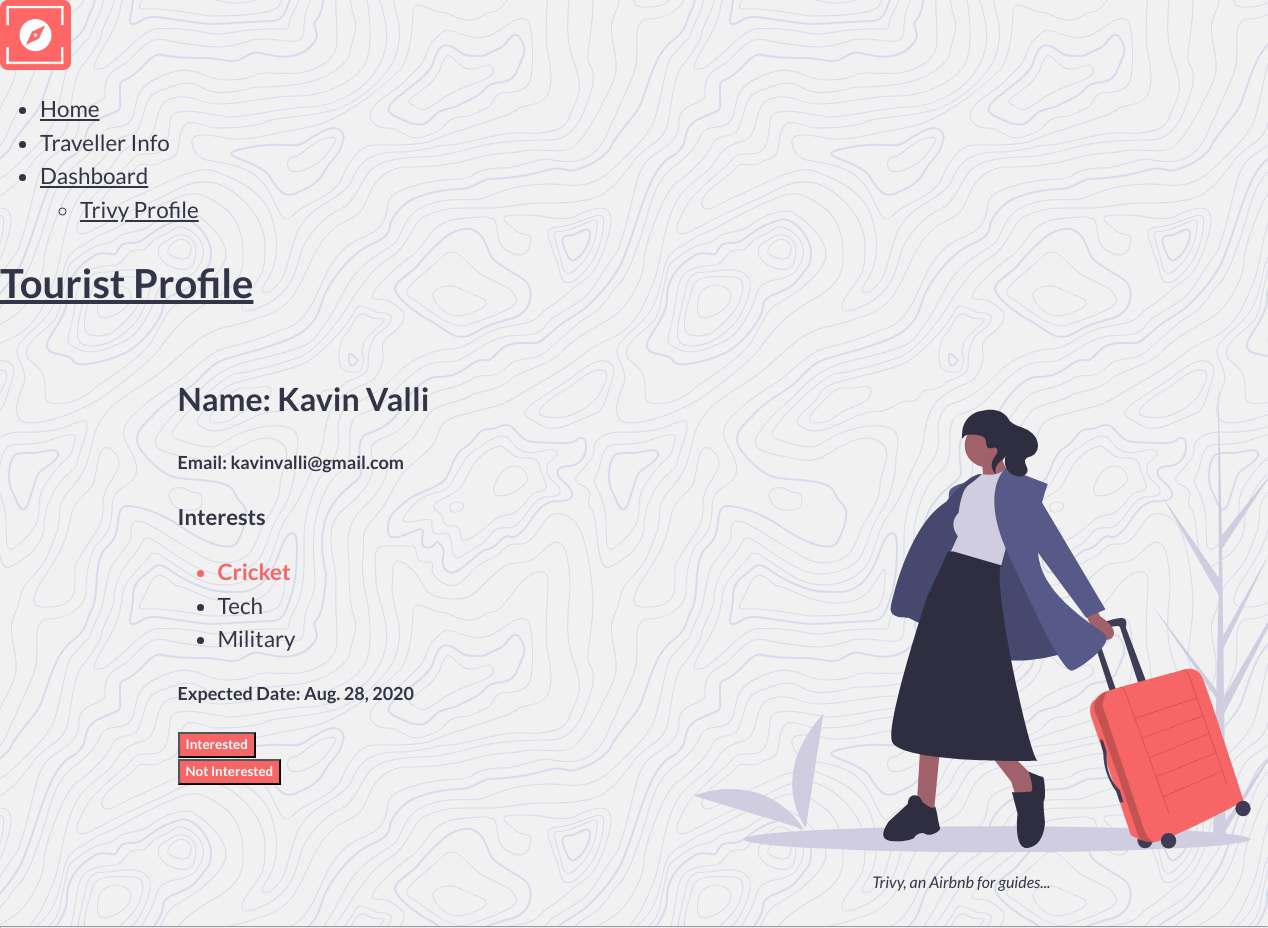
/traveller-detail/1/8 (signed in), run on the app's committed database.
### core/models.py (models this page shows, shortened)
class CustomUser(models.Model):
    user = models.OneToOneField(User, on_delete=models.CASCADE)
    isGuide = models.BooleanField(default=False)
    place_of_stay = models.ForeignKey(Places, on_delete=models.CASCADE, related_name="guide_play_of_stay", null=True)
    searching_for = models.ForeignKey('self', on_delete=models.SET_NULL, null=True)
    interestCount = models.IntegerField(default=0)
    general_price = models.FloatField(null=True)
    places_of_interest = models.ManyToManyField(Places, related_name='user_places_of_interest')
    interests = models.ManyToManyField(InterestsActivities, related_name='InterestsActivities')

class InterestsActivities(models.Model):
    name = models.CharField(max_length=100)

class Hiring(models.Model):
    traveller = models.ForeignKey(CustomUser, related_name='hiring_traveller', on_delete=models.SET_NULL, null=True)
    guide = models.ForeignKey(CustomUser, related_name='hiring_guide', on_delete=models.SET_NULL, null=True)
    place = models.ForeignKey(Places, related_name='hiring_place', on_delete=models.SET_NULL, null=True)
    pay = models.FloatField(null=True)
    status = models.IntegerField(choices=HIRING_STATUS, default=1)
    expected_date = models.DateField(null=True)
    start_time = models.DateTimeField(null=True)
    end_time = models.DateTimeField(null=True)
    total_hours = models.IntegerField(null=True)

### core/views.py (the view)
# urls.py: path('traveller-detail/<int:traveller_id>/<int:hiring_id>', views.traveller_detail, name='traveller-detail'),
@login_required(login_url='/login/')
def traveller_detail(request, traveller_id, hiring_id):
    if request.method == "GET":
        traveller = CustomUser.objects.get(id=traveller_id)
        meUser = CustomUser.objects.get(user=request.user)
        h = Hiring.objects.get(id=hiring_id)
        context  = {
            'traveller':traveller,
            'meUser':meUser,
            'h':h
        }
        return render(request, 'traveller_detail.html', context)

### templates/traveller_detail.html (shortened to what this page needs)
{% load static %}
<!DOCTYPE html>
<html lang="en">
<head>
    <link rel="stylesheet" href="{% static 'css/simple-grid.min.css' %}">
    <link rel="stylesheet" href="https://unpkg.com/mvp.css">
</head>
<body class="b">
    <header>
        <nav>
            <a href="{% url 'home' %}"><img alt="Logo" src="{% static 'images/logo.png' %}" height="70"></a>
            <ul>
                <li><a href="{% url 'home' %}">Home</a></li>
                <li>Traveller Info</li>
                <li><a href="{% url 'travel-dashboard' %}">Dashboard</a>
                    <ul>
                        <li><a href="{% url 'profile' %}">Trivy Profile</a></li>
                    </ul>
                </li>
            </ul>
        </nav>
        <h1><u>Tourist Profile</u></h1>
    </header>
<main>
    <div class="container">
        <div class="row">
            <div class="col-6">
                    <article>
                        <h2>Name: {{traveller.user.first_name}} {{traveller.user.last_name}}</h2>
                        <h4>Email: {{traveller.user.email}}</h4>
                        <aside>
                            <h3>Interests</h3>
                        </aside>
                        <ul>
                            {% for interest in traveller.interests.all %}
                                {% if interest in meUser.interests.all %}
                                <li class="common">{{interest.name}}</li>
                                {% else %}
                                <li class="different">{{interest.name}}</li>
                                {% endif %}
                            {% endfor %}
                        </ul>
                        <h4>Expected Date: {{h.expected_date}}</h4>
                    <article>
                    <section>
    {% if h.status == 1 %}
    <form action="{% url 'guide-interested' traveller.id h.id %}" method="POST">
        <input type="submit" value="Interested">
    </form>
    {% elif h.status == 2 %}
    You have marked this user as interested. Haven't talked to them yet? Do it quick...
    <form action="{% url 'guide-confirmed' traveller.id h.id %}" method="POST">
        {% csrf_token %}
        <input type="submit" value="Confirm">
    </form>
    {% elif h.status == 3 %}
    <form action="{% url 'guide-started' traveller.id h.id %}" method="POST">
        {% csrf_token %}
        <input type="submit" value="Start Meeting">
    </form>
    {% elif h.status == 4 %}
    <p> Waiting for the traveller to confirm.</p>
    <p>Remember to refresh the page after he/she confirms</p>
    {% elif h.status == 5 %}
    <form action="{% url 'guide-ending' traveller.id h.id %}" method="POST">
        {% csrf_token %}
        <input type="submit" value="End Meeting">
    </form>
    {% elif h.status == 6 %}
    <p> Waiting for the traveller to confirms the end.</p>
    <p>Remember to refresh the page after he/she confirms the end</p>
    {% elif h.status == 7 %}
    <form action="{% url 'guide-paid' traveller.id h.id %}" method="POST">
        {% csrf_token %}
        <input type="submit" value="Paid">
    </form>
    {% elif h.status == 9 %}
    <p> We hope you had a great time</p>
    {% endif %}
    <form action="{% url 'guide-cancelled' traveller.id h.id %}" method="POST">
        <input type="submit" value="Not Interested">
    </form>
                    </section>
            </div>
            <div class="col-6">
                <figure style="text-align: right">
                    <img alt="Stock photo" src="{% static 'images/undraw_travel_mode_7sf4.svg' %}" width="600px" height="500px">
                    <figcaption><i>Trivy, an Airbnb for guides...</i></figcaption>
                </figure>
            </div>
                </div>
            </div>
</main>
</body>
</html>

### templates/traveller_detail.html (style rules this page uses)
input[type=submit] { font-weight: 600; color: white; background-color: #f66666 }
.b { overflow-y: auto; background-color: #f1f1f1; }
li.common { color: #f66666; font-weight: 700 }
li { font-size: 1.4rem }

### data on the page
CustomUser: user.first_name "Kavin", user.last_name "Valli", user.email "kavinvalli@gmail.com"
InterestsActivities: name "Cricket"
InterestsActivities: name "Tech"
InterestsActivities: name "Military"
Hiring: expected_date "Aug. 28, 2020"
